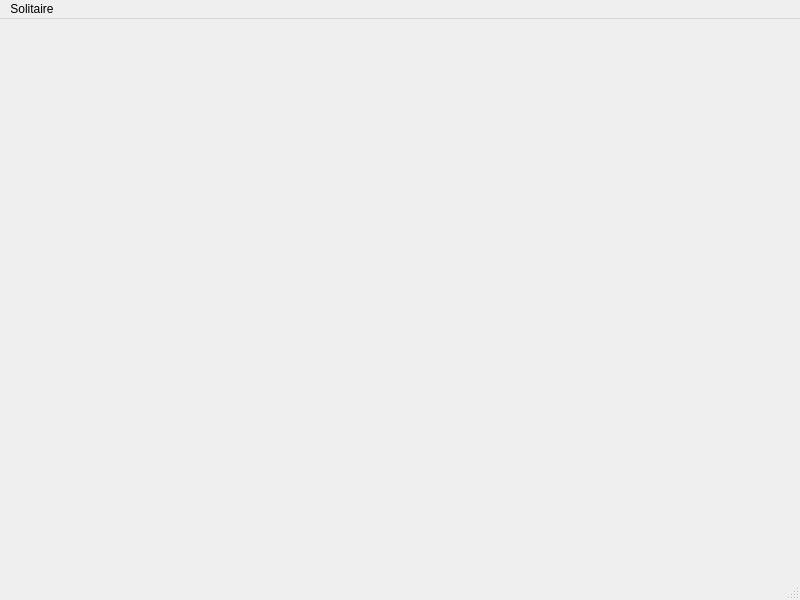
<?xml version="1.0" encoding="UTF-8"?>
<ui version="4.0">
 <class>MainWindow</class>
 <widget class="QMainWindow" name="MainWindow">
  <property name="geometry">
   <rect>
    <x>0</x>
    <y>0</y>
    <width>800</width>
    <height>600</height>
   </rect>
  </property>
  <property name="acceptDrops">
   <bool>false</bool>
  </property>
  <property name="windowTitle">
   <string>QtSolitaire</string>
  </property>
  <widget class="QWidget" name="centralwidget"/>
  <widget class="QMenuBar" name="menubar">
   <property name="geometry">
    <rect>
     <x>0</x>
     <y>0</y>
     <width>800</width>
     <height>24</height>
    </rect>
   </property>
   <widget class="QMenu" name="menuSolitaire">
    <property name="title">
     <string>Solitaire</string>
    </property>
    <addaction name="action_New_Game"/>
    <addaction name="action_Quit"/>
   </widget>
   <addaction name="menuSolitaire"/>
  </widget>
  <widget class="QStatusBar" name="statusbar"/>
  <action name="action_New_Game">
   <property name="text">
    <string>&amp;New Game</string>
   </property>
  </action>
  <action name="action_Quit">
   <property name="icon">
    <iconset theme="application-exit">
     <normaloff>.</normaloff>.</iconset>
   </property>
   <property name="text">
    <string>&amp;Quit</string>
   </property>
  </action>
 </widget>
 <resources/>
 <connections/>
</ui>
